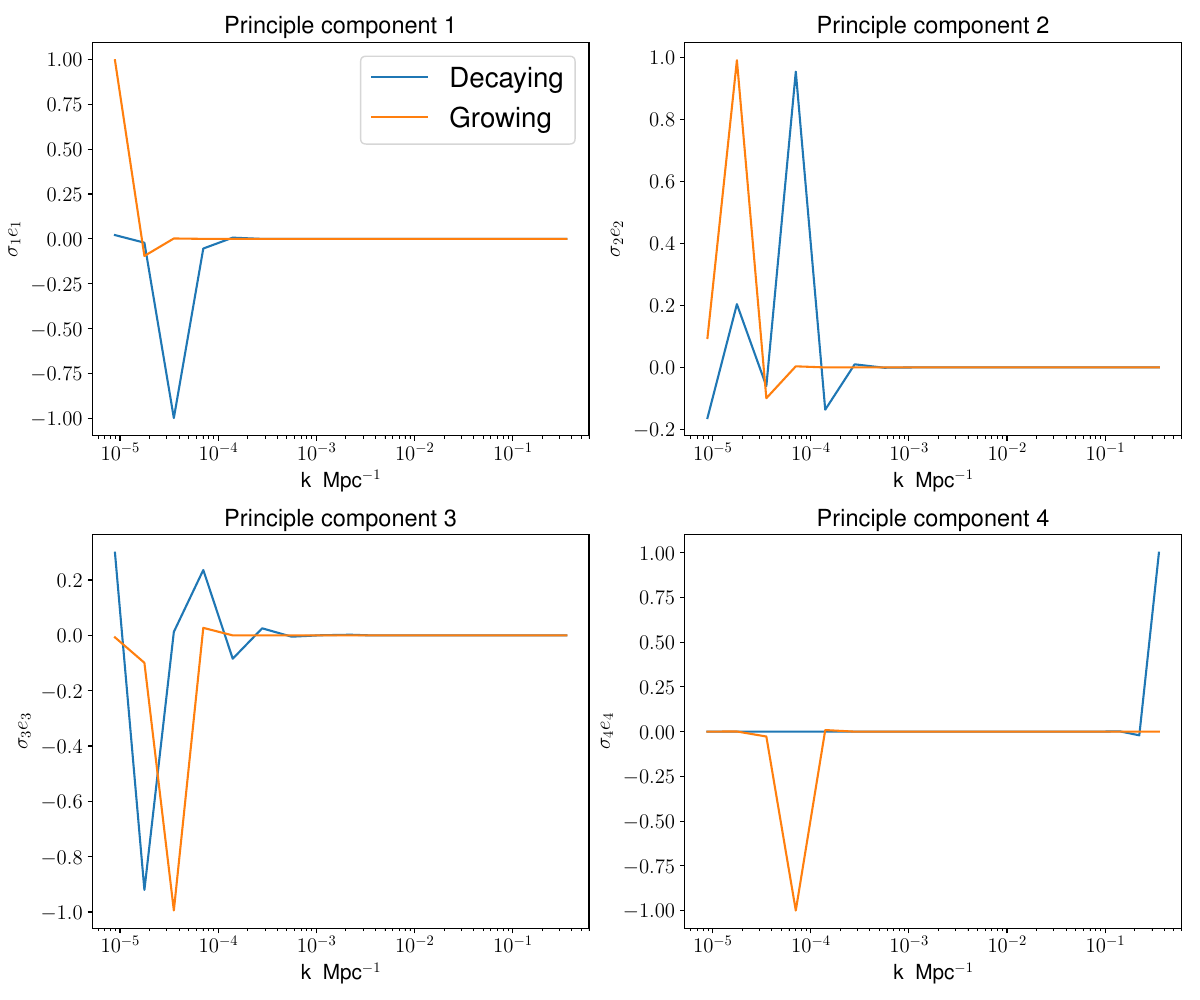

Recreate this plot in Python.
import matplotlib.pyplot as plt
from matplotlib.colors import LogNorm
from matplotlib import colors, ticker, cm
import numpy as np
import sys
from matplotlib import cm
from matplotlib import rc
rc('font',**{'family':'sans-serif','sans-serif':['Helvetica']})
rc('text', usetex=True)

renorm = False
#Import ks

ks_arr = np.load("../Data/G_Data/karr_numks20.npy")
ks_full = ks_arr[0]
ks_bins = ks_arr[1]
ks_power = ks_full[ks_bins]

#Import fishers and compute cov

if renorm == False : 
    Dcov_20_1_TE_y = np.linalg.inv(np.load("../Data/D_Data/fish_numks20_fsky1.00_TE_noiseY.npy"))
elif renorm == True : 
    Dcov_20_1_TE_y = np.linalg.inv(np.load("../Data/D_Data/fish_numks20_fsky1.00_TE_noiseY_R.npy"))

Gcov_20_1_TE_y = np.linalg.inv(np.load("../Data/G_Data/fish_numks20_fsky1.00_TE_noiseY.npy"))

#PCA

def cov_to_order_eigen(cov) : 
    evals, evecs = np.linalg.eig(cov) 
    idx = evals.argsort()[::-1] #-1 for ordering highest value first, +1 for opposite
    evals = evals[idx]
    evecs = evecs[:,idx]
    return evals, evecs

evalsDTEy, evecsDTEy = cov_to_order_eigen(Dcov_20_1_TE_y)
evalsGTEy, evecsGTEy = cov_to_order_eigen(Gcov_20_1_TE_y) 

"""
fig, ax = plt.subplots(figsize = (12,10))
for index in range(0,4):
    ax.plot(ks_power, evalsDTEy[index]*evecsDTEy[:, index], label = r'Decaying')
    ax.plot(ks_power, evalsGTEy[index]*evecsGTEy[:, index], label = r'Growing')
    ax.set_xlabel(r"k \ Mpc$^{-1}$", fontsize = 15)
#    ax.ylabel(r"$\sigma_%i e_%i$" %(index+1, index+1), fontsize = 15)
#    ax[0,0].legend(fontsize = 20)    
    ax.set_title(r'Principle component %i' %(index+1), fontsize = 17)
    ax.tick_params('both', labelsize = 15)
#    ax.set_yscale('log')
plt.show()
"""

#print(evalsDTEy)
#print(evecsDTEy[0])
#quit()
fig, ax = plt.subplots(nrows = 2, ncols = 2, figsize = (12,10))
axs = (ax[0,0], ax[0,1], ax[1,0], ax[1,1])
for index in range(0,4) :
    axs[index].plot(ks_power, evecsDTEy[:,index], label = r'Decaying')
    axs[index].plot(ks_power, evecsGTEy[:,index], label = r'Growing')
    axs[index].set_xlabel(r"k \ Mpc$^{-1}$", fontsize = 15)
    axs[index].set_ylabel(r"$\sigma_%i e_%i$" %(index+1, index+1), fontsize = 15)
    axs[index].set_xscale('log')
#    axs[index].set_yscale('log')
    axs[index].set_title(r'Principle component %i' %(index+1), fontsize = 17)
    axs[index].tick_params('both', labelsize = 15)
#    axs[index].set_xlim([0.,0.355])
    ax[0,0].legend(fontsize = 20)    

plt.tight_layout()
if renorm == True :
    plt.savefig("pca_R.pdf")
elif renorm == False :
    plt.savefig("pca.pdf")
plt.show()
